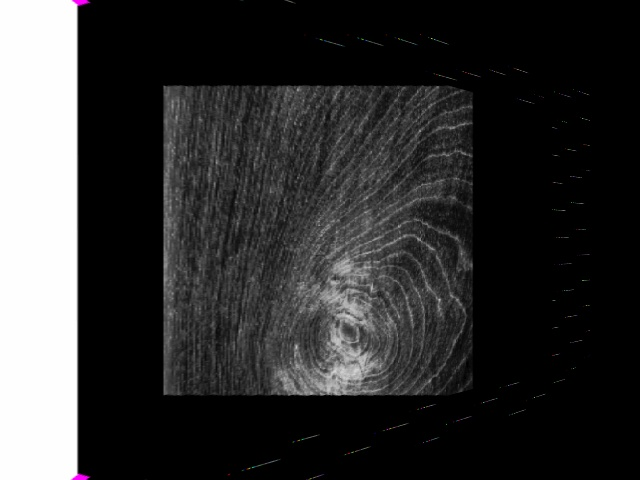
#> input picture images/perspective_result.jpeg, 640 x 480 px, found by its file name
$ python fourier_test.py   (Python 2 division)   (older library calls are emulated)
#> lines starting #> are read from the running program, lines starting #| are printed output that depends on the picture
### images/gabor_class_test/gabor_complex_opencv.py
# encoding: utf-8
# gabor.py
# 2012-3-8
# Eiichiro Momma

__author__ = 'Frederik Hagelskjær'
import numpy as np
import cv2


def mkKernel(ks, sig, th , f0):
        if not ks%2:
            exit(1)

        return cv2.getGaborKernel( (ks, ks), sig, th, 1.0/f0, 1,  0.0)


#        """ Definition of the varibles"""
#        theta = th
#        sigma = np.float(sig)
#        f0 = np.float(f0)
#
#        """Creating the kernel size"""
#        xs=np.linspace(-(ks-1)/2,(ks-1)/2,ks)
#        ys=np.linspace(-(ks-1)/2,(ks-1)/2,ks)
#        """Creating the kernel"""
#        x,y = np.meshgrid(xs,ys)
#
#        """ Angle of the signal """
#        x_theta = x*np.cos(theta)+y*np.sin(theta)
#        y_theta = -x*np.sin(theta)+y*np.cos(theta)
#
#
#        return f0**2/(np.pi * sigma**2) * np.exp(-( (x_theta**2)*f0**2/(sigma**2) + (y_theta**2)*f0**2/(sigma**2) ))*np.cos(2*np.pi*f0*x_theta)

def mkKernelI(ks, sig, th , f0):
        if not ks%2:
            exit(1)


        return cv2.getGaborKernel((ks, ks), sig, th, 1.0/f0, 1,  np.pi/2)


# [23 lines of commented-out code are left out]

class complexKernel:

    def __init__ (self, ks, sig, th, lm, scale):
        self.kernel_real = mkKernel(ks, sig, th, lm)
        self.kernel_imaginary = mkKernelI(ks, sig, th, lm )
        self.scale = scale

    # [21 lines left out: function analyze, not called in this run]

    def get_kernel(self):
        #print self.kernel_imaginary.mean()
        kernelimg = self.kernel_real
        return kernelimg


# [51 lines that do not run on import are left out]

    #        del(camera)
    #        cv2.destroyAllWindows()

### images/gabor_class_test/fourier_test.py
# -*- coding: utf-8 -*-
"""
Created on Tue Oct  8 22:54:37 2013

@author: frederik
"""

# -*- coding: utf-8 -*-
"""
Created on Tue Sep 24 23:29:03 2013

@author: frederik
"""
import numpy as np

import cv2

from gabor_complex_opencv import complexKernel

for scale in [1, 2, 4, 8]:
    for theta in range(0,12):

        theta_corrected = theta /12.0 * np.pi

        p = 0.5

        k = 2.0

        kernel_sigma = ((k+1)/(k-1))*np.sqrt(-np.log(p))
        print theta_corrected, scale


        sigma = kernel_sigma

        jet = complexKernel(19, kernel_sigma, theta_corrected, 0.2, 0)

        image_large = np.zeros((480,640),np.float32)


        image = jet.get_kernel()
        cv2.imshow("original", image)

        if scale != 1:
            image = cv2.resize(image, dsize = ( int( image.shape[0]*scale + 1 ), int( image.shape[1]*scale + 1 ) ) )

        image_large[ image_large.shape[0]/2 - (image.shape[0] -1 ) /2 - 1 : image_large.shape[0]/2 + (image.shape[0] - 1) /2 , image_large.shape[1]/2 - (image.shape[1] - 1) /2 - 1 : image_large.shape[1]/2 + (image.shape[1] - 1) /2 ] = image


        image = cv2.pyrUp(image)
        image = cv2.pyrUp(image)

        image_gray = image_large


    #    image_gray = cv2.pyrUp(image_gray)

        #image = cv2.imread("../perspective_result.jpeg")

        cv2.imshow("large original", image_large)

        #image_gray = cv2.cvtColor(image, cv2.COLOR_BGR2GRAY)


        dftl = cv2.dft(np.float32(image_gray),flags = cv2.DFT_COMPLEX_OUTPUT)
        d, f = cv2.split(dftl)
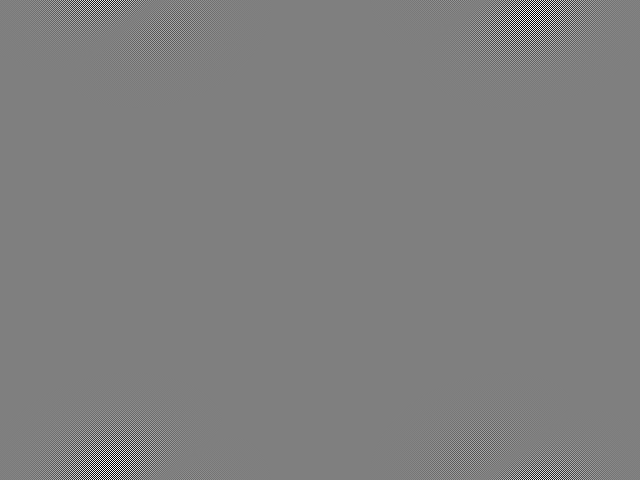
#> d: shape (480, 640) float32; min -10.01, max 10.01, mean 3.15e-10; drawn with min black and max white
        m, p = cv2.cartToPolar(d, f)
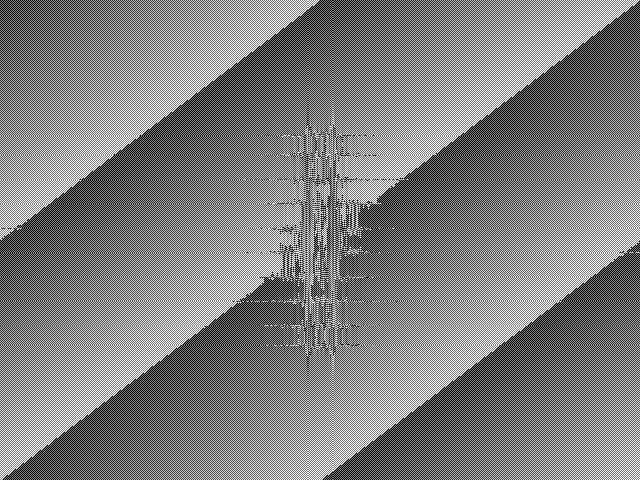
#> p: shape (480, 640) float32; min 0, max 6.28, mean 3.14; drawn with min black and max white
        m = np.fft.fftshift(m)

        cv2.imshow("Magnitude Kernel", np.log(1+ m) )
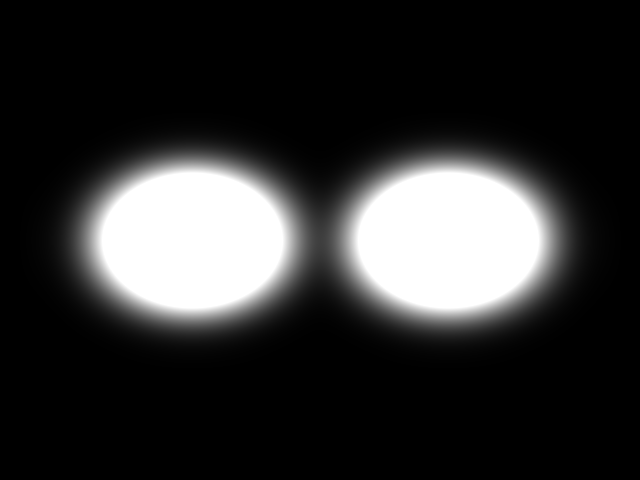
#> window 'Magnitude Kernel': shape (480, 640); min 0, max 255, mean 48.1


        image_to_analyze = cv2.imread('/home/frederik/pcl/images/perspective_result.jpeg', 0)
#> image_to_analyze: shape (480, 640); min 0, max 255, mean 50.1


        src_f = np.array(image_to_analyze, dtype=np.float32)
        src_f /= 255.

        dftl = cv2.dft(src_f,flags = cv2.DFT_COMPLEX_OUTPUT)
        da, fa = cv2.split(dftl)
        ma, pa = cv2.cartToPolar(da, fa)
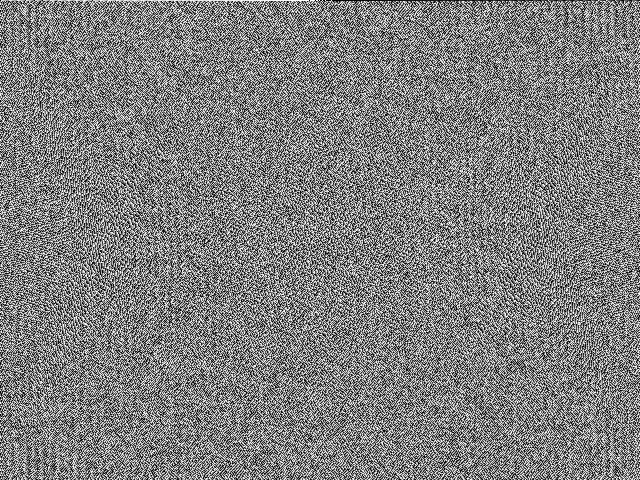
#> pa: shape (480, 640) float32; min 0, max 6.28, mean 3.14; drawn with min black and max white
        ma = np.fft.fftshift(ma)

        result = m * ma
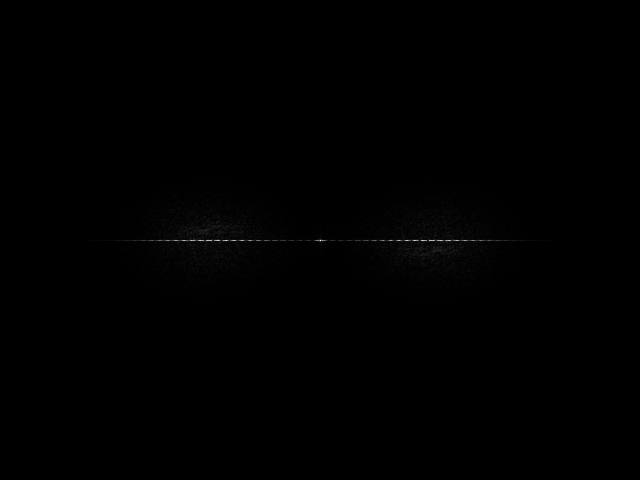
#> result: shape (480, 640) float32; min 1.83e-09, max 16923.7, mean 37.7; drawn with min black and max white

        ma = np.fft.fftshift(result)
        d2, f2 = cv2.polarToCart(ma, pa)
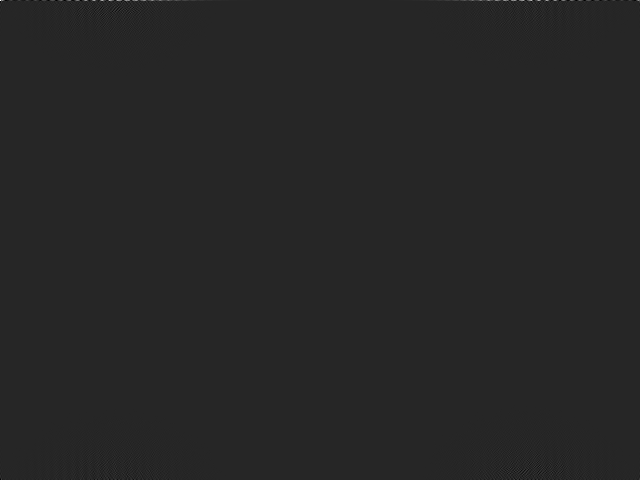
#> d2: shape (480, 640) float32; min -3002.8, max 16923.7, mean 3.3; drawn with min black and max white

        test = np.zeros( (d.shape[0] , d.shape[1] , 2), dtype=np.float)
        test[:,:,0] = d2
        test[:,:,1] = f2

        img_f = cv2.dft(test,flags = cv2.DFT_INVERSE + cv2.DFT_SCALE + cv2.DFT_REAL_OUTPUT)


        cv2.imshow("Filter ", img_f )
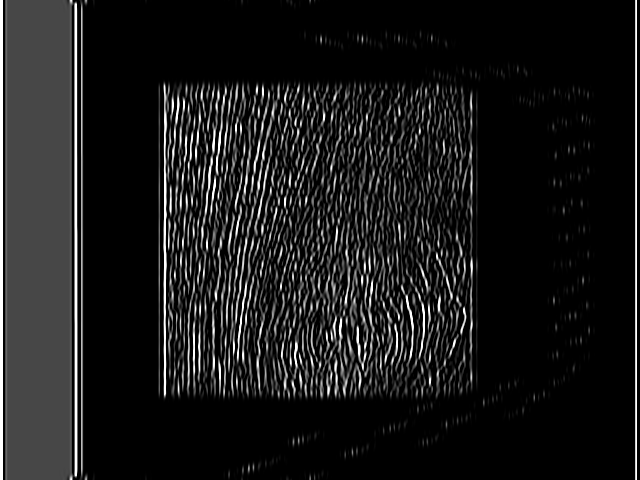
#> window 'Filter ': shape (480, 640); min 0, max 255, mean 26.2


        #m = m * im
        #cv2.imshow("Magnitude_after", np.uint8( 20*np.log(m) ) )
        #cv2.imshow("Filter", np.uint8(im*255))


        m = np.fft.fftshift(m)
        d2, f2 = cv2.polarToCart(m, p)

        test = np.zeros( (d.shape[0] , d.shape[1] , 2), dtype=np.float)
        test[:,:,0] = d2
        test[:,:,1] = f2

        img_f = cv2.dft(test,flags = cv2.DFT_INVERSE + cv2.DFT_SCALE + cv2.DFT_REAL_OUTPUT)

    #    cv2.imshow("Filtered Image",  img_f )
        cv2.waitKey(0)
#        cv2.destroyAllWindows()
